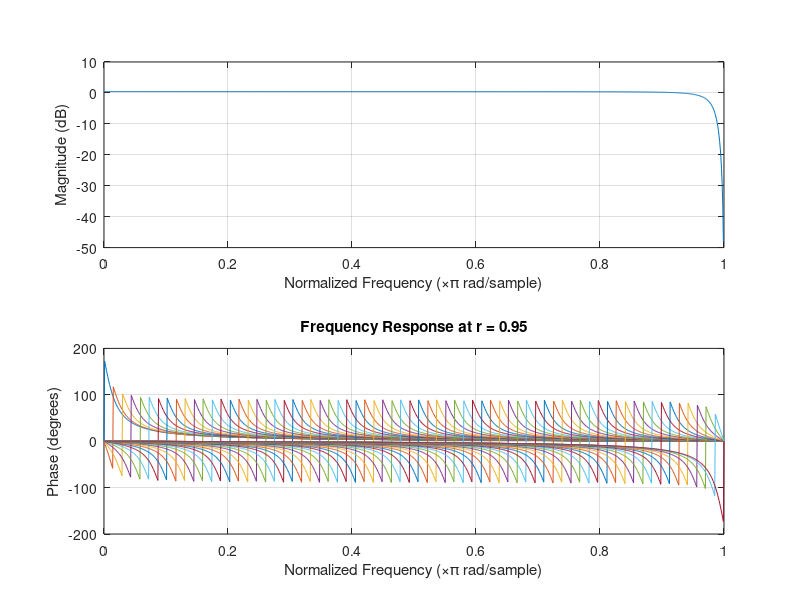

The MATLAB source for this figure:
r = 0.95;

figure() 

for angle = 0 : pi/69 : pi
    % varying angle in steps of pi/69
    b = [1, (-2)*cos(angle), 1];
    a = [1, (-2)*r*cos(angle), r*r];
    
    freqz(b,a,1001);
    title('Frequency Response at r = 0.95')
    hold on
       
end